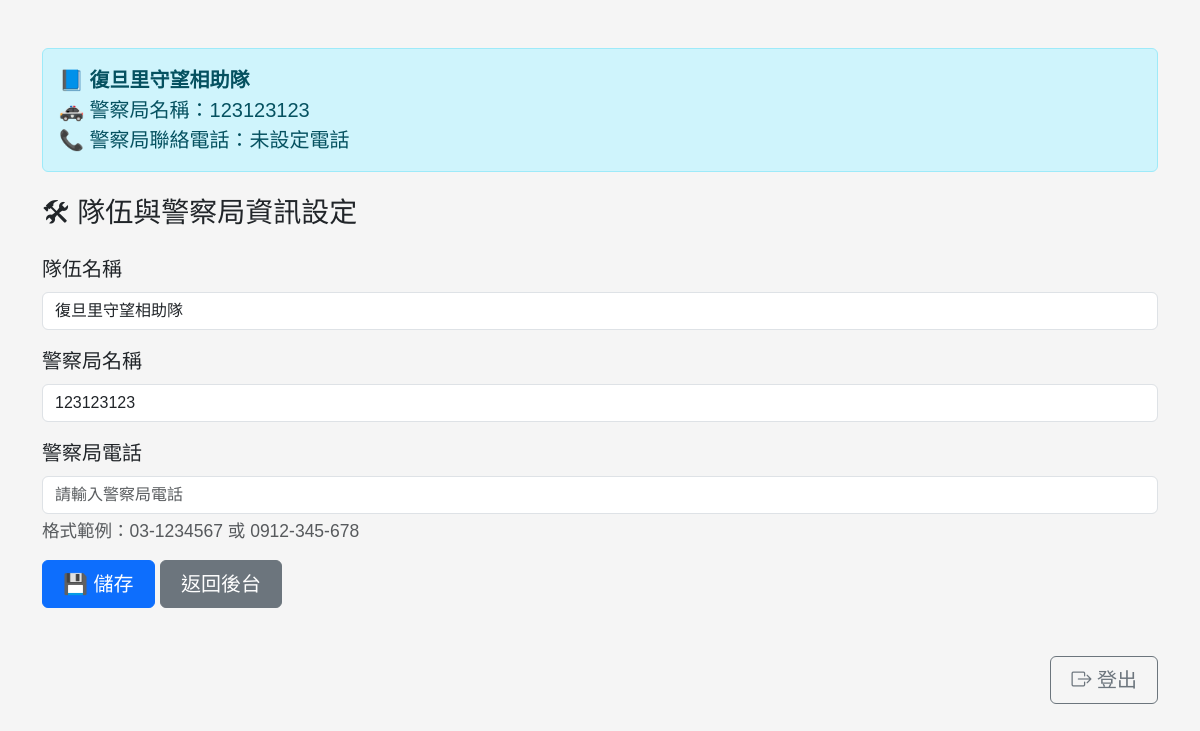
Before: /admin/team (signed in) with the older database file.
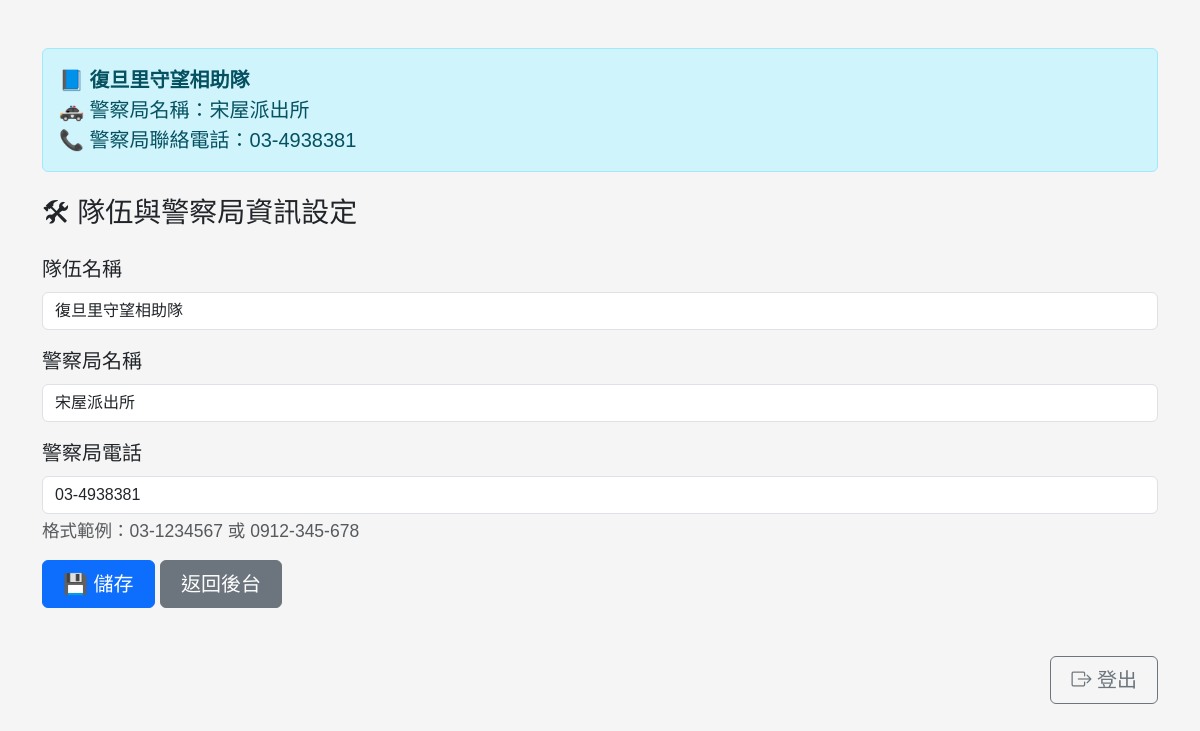
After: the same page with the newer database file.
### models.py (models this page shows)
class Team(db.Model):
    id = db.Column(db.Integer, primary_key=True)
    name = db.Column(db.String(100))          # 隊伍名稱
    phone_number = db.Column(db.String(50))   # 警察局電話（放寬長度）
    station_name = db.Column(db.String(100))  # 警察局名稱

### blueprints/admin_team.py (the view, shortened to what this page needs)
@admin_team_bp.route('/team', methods=['GET', 'POST'])
def admin_team():
    if not _need_admin():
        flash("❌ 沒有權限", "danger")
        return redirect(url_for("auth.login"))
    team = Team.query.first()
    if not team:
        team = Team(name='', station_name='', phone_number='')
        db.session.add(team)
        db.session.commit()
        print("🆕 新建一筆空白 Team:", team.__dict__)
    return render_template('admin_team.html', team=team)

### app.py (called while the page is built)
@app.context_processor
def inject_team_info():
    from models import Team
    import os
    db.session.expire_all()  # ✅ 清掉快取，下次 query 一定讀最新資料
    team = Team.query.first()
    logo_exists = os.path.exists(os.path.join("static", "logo", "logo.png"))
    return dict(team_info={
        'name': (team.name if team and team.name else '未設定隊伍'),
        'station': (team.station_name if team and team.station_name else '未設定警察局'),
        'phone': (team.phone_number if team and team.phone_number else '未設定電話'),
        'logo': logo_exists
    })

### blueprints/admin_team.py (called while the page is built)
def _need_admin():
    return session.get('admin') is True

### templates/admin_team.html (shortened to what this page needs)
{% extends "layout.html" %}
{% block content %}
<div class="form-container">
  <h3 class="mb-4">🛠 隊伍與警察局資訊設定</h3>
  <form method="POST" action="{{ url_for('admin_team.admin_team') }}">
    <div class="mb-3">
      <label for="team_name" class="form-label">隊伍名稱</label>
      <input type="text" class="form-control" id="team_name" name="name"
             value="{{ team.name or '' }}"
             placeholder="請輸入隊伍名稱">
    </div>
    <div class="mb-3">
      <label for="station_name" class="form-label">警察局名稱</label>
      <input type="text" class="form-control" id="station_name" name="station_name"
             value="{{ team.station_name or '' }}"
             placeholder="請輸入警察局名稱">
    </div>
    <div class="mb-3">
      <label for="phone" class="form-label">警察局電話</label>
      <input type="tel" class="form-control" id="phone" name="phone_number"
             value="{{ team.phone_number or '' }}"
             placeholder="請輸入警察局電話"
             pattern="[0-9\-+() ]*"
             inputmode="tel">
      <div class="form-text">格式範例：03-1234567 或 0912-345-678</div>
    </div>
    <button type="submit" class="btn btn-primary">💾 儲存</button>
    <a href="/admin" class="btn btn-secondary">返回後台</a>
  </form>
</div>
{% endblock %}

### templates/layout.html (shortened to what this page needs)
<!DOCTYPE html>
<html lang="zh-Hant">
<head>
  <link href="https://cdn.jsdelivr.net/npm/bootstrap@5.3.0/dist/css/bootstrap.min.css" rel="stylesheet">
  <link href="https://cdn.jsdelivr.net/npm/bootstrap-icons@1.10.5/font/bootstrap-icons.css" rel="stylesheet">
</head>
<body>
  <div class="container py-5">
    {% if team_info %}
      <div class="alert alert-info mb-4">
        <strong>📘 {{ team_info.name }}</strong><br>
        🚓 警察局名稱：{{ team_info.station }}<br>
        📞 警察局聯絡電話：{{ team_info.phone }}
      </div>
    {% endif %}
    {% block content %}{% endblock %}
    <div class="mt-5 text-end">
      <a href="/logout" class="btn btn-outline-secondary"><i class="bi bi-box-arrow-right"></i> 登出</a>
    </div>
  </div>
</body>
</html>

### templates/layout.html (style rules this page uses)
body { background-color: #f5f5f5; font-family: "Microsoft JhengHei", sans-serif; font-size: 1.25rem; }
.btn { font-size: 1.25rem; padding: 0.5rem 1.25rem; }

Changed rows visible on the page:
changed Team "復旦里守望相助隊": station "123123123" → "宋屋派出所"; phone (not shown) → "03-4938381"; station_name "123123123" → "宋屋派出所"; phone_number (not shown) → "03-4938381"
Other visible differences:
{{ team_info.phone }}: "未設定電話" → (not shown)
